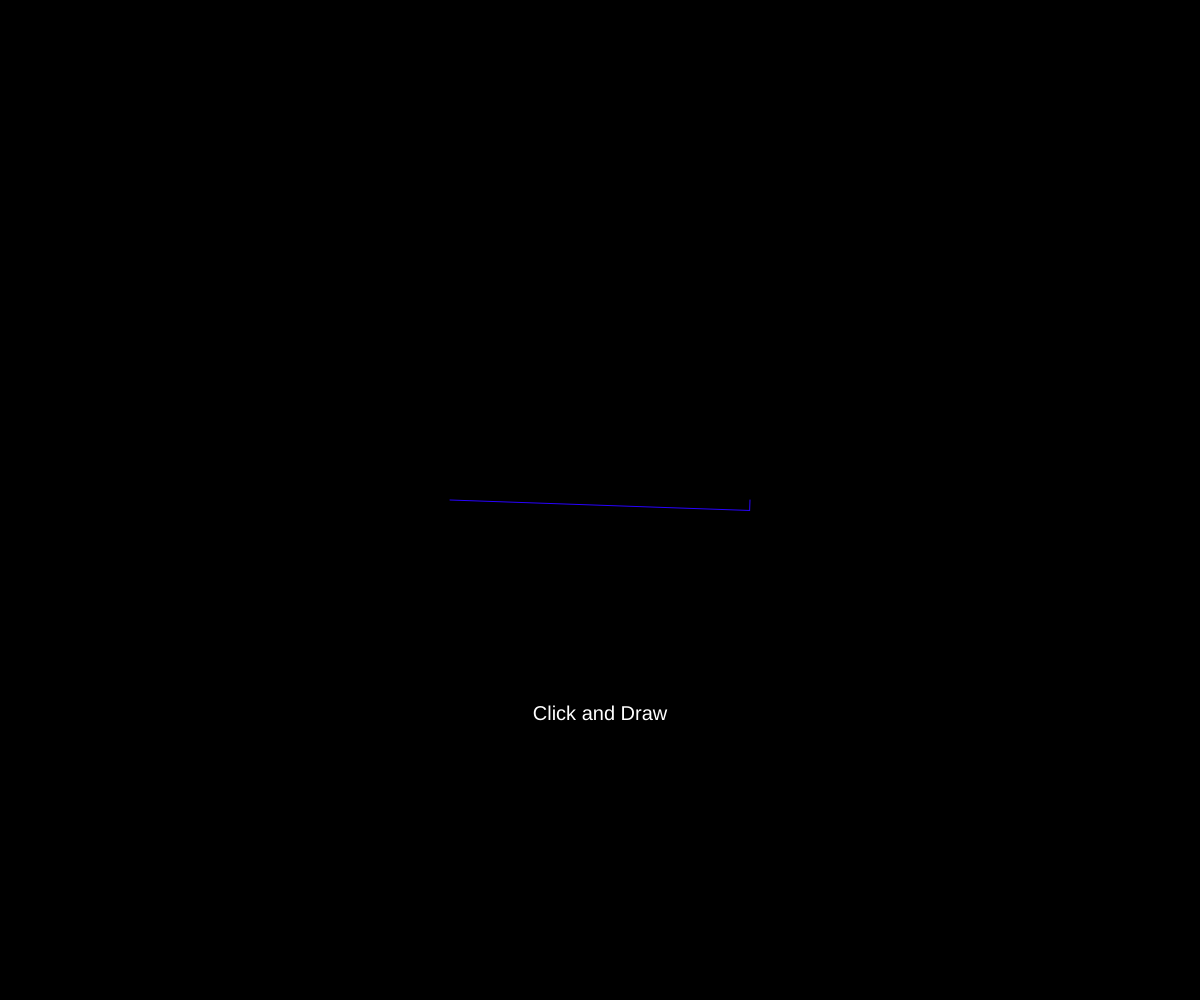
Frame 1 (no input)
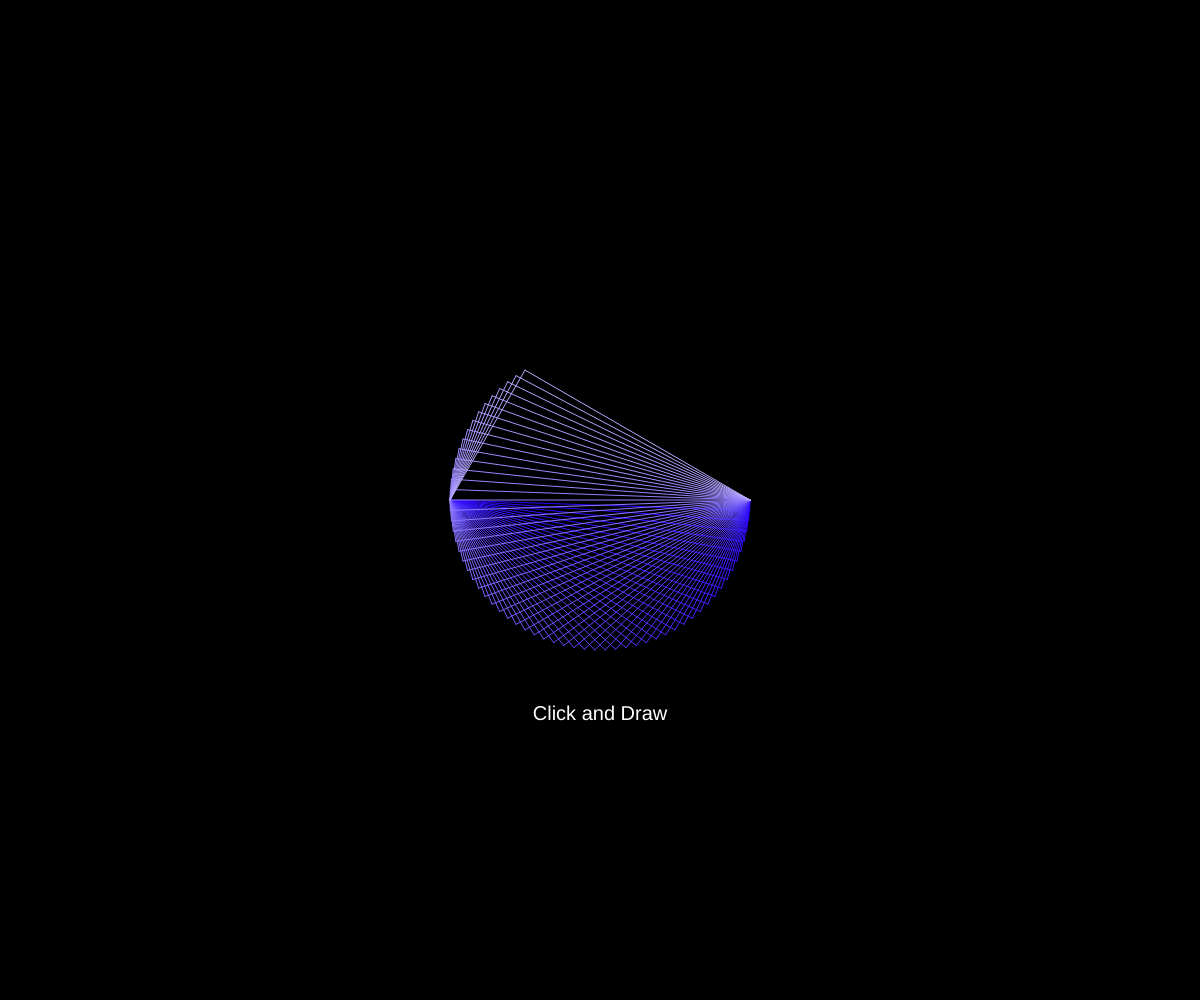
Frame 60 (no input)
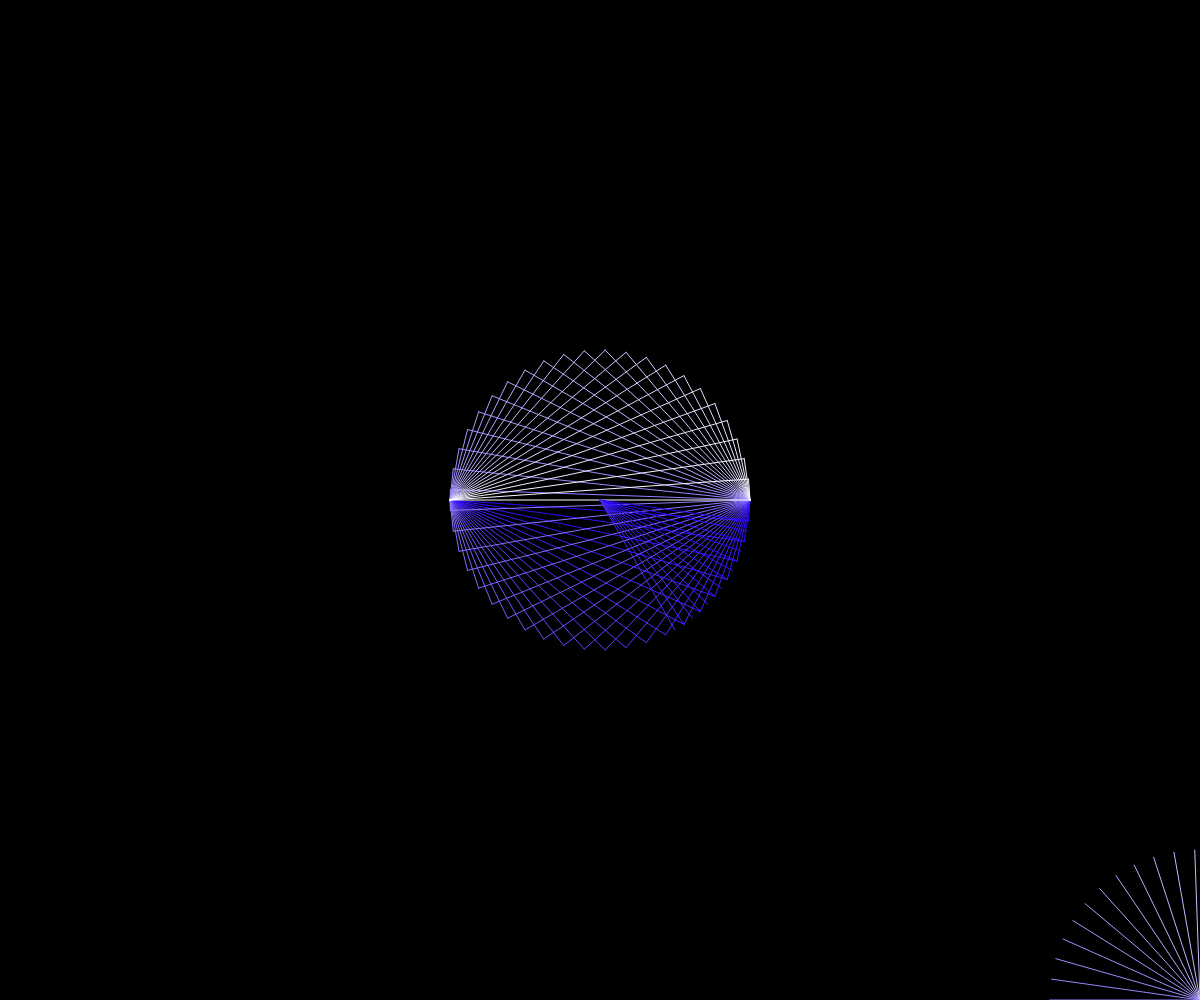
Frame 120 (the mouse pressed at the canvas centre since frame 60)

The p5.js sketch that drew these frames (run headless with seeded random() and noise() and a simulated clock; from frame 60 on, the mouse is pressed at the canvas centre):

// p5.js sketch
// ── sketch.js
function setup() {
  createCanvas(windowWidth, windowHeight);
  angleMode(DEGREES);
  background(0);

  textAlign(CENTER);
  textAlign(CENTER);
  textSize(20)
  textFont("Arial")

  fill("white")
  text("Click and Draw", width/2,height/2+220)

}

 var D = 300, //Diametro Cerchio.
     A = 4, //Angolo di Distanza tra i raggi.
     T = 0,
     x = 0,
     y = 0,
     S = true,
     start = true;
     E = false,
     go= false;

function draw() {
 //background(0)
 //stroke("white")
 //text(go, 20,20)
 //text(T, 50,20)
 //text(E, 80,20)
 //ellipse(width/2,height/2,D,D)

 stroke("white");
 noFill()

 if (start==true) {
   T=T+1;
   stroke(lerpColor(color('#2600FF'), color('#FFFFFF'), T/(360/A)));
   translate(width/2,height/2)
   line(D/2,0,cos(T*A)*(D/2),sin(T*A)*(D/2))
   line(-D/2,0,cos(T*A)*(D/2),sin(T*A)*(D/2))
   if (T==360/A) {start=false;T=0}

 }

 if (E==false) {
 if (mouseIsPressed && go==false) {go=true;  background(0),x=mouseX;y=mouseY,T=0}

 if (go==true) {
   T=T+1;
   stroke(lerpColor(color('#2600FF'), color('#FFFFFF'), T/(360/A)));
   translate(width/2,height/2)
   line(x-width/2,y-height/2,cos(T*A)*(D/2),sin(T*A)*(D/2))
   if (T==360/A) {go=false;T=0}
  }
 }
 else {
   if (mouseIsPressed && go==false) {go=true;x=mouseX;y=mouseY}

 if (go==true) {
   T=T+1;
   stroke(lerpColor(color('#2600FF'), color('#FFFFFF'), T/(360/A)));
   translate(width/2,height/2)
   line(x-width/2,y-height/2,cos(T*A)*(D/2),sin(T*A)*(D/2))
   if (T==360/A) {go=false;T=0}
  }
 }

  /*if (E==true) {
   noStroke();
   fill("white")
   text("Erase mode ON", width/2,(height/2)+40)
  }
  if (E==false) {
   noStroke();
   fill(lerpColor(color(255,255,255,255), color(255,255,255,0),0.01))
   text("Erase mode OFF", width/2,(height/2)+40)
  }*/
}

 function keyReleased() {
  if (go==false) {E=!E;background(0);S=!S};
 }
